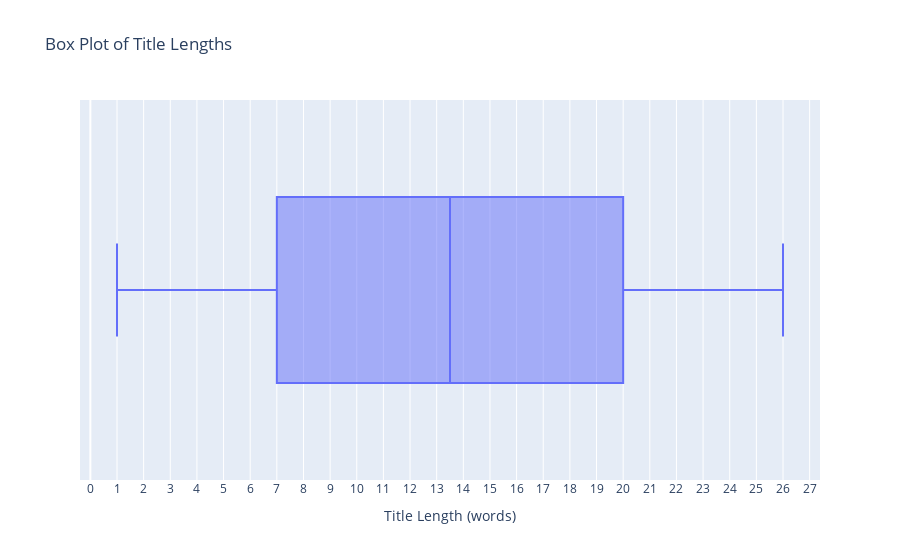

Notebook source saved alongside this figure:
### Code cell
fig = px.box(len_df_to_plot,
       x='len',
       labels={'len':'Title Length (words)'},
       title='Box Plot of Title Lengths')
fig.update_xaxes(tickmode='linear', dtick=1)
fig.show()

### Figure 1 — Plotly figure (JSON) as saved in the notebook; plotly's stock layout.template omitted (floating-point values rounded to 4 significant figures)
{"data": [{"alignmentgroup": "True", "hovertemplate": "Title Length (words)=%{x}<extra></extra>", "legendgroup": "", "marker": {"color": "#636efa"}, "name": "", "notched": false, "offsetgroup": "", "orientation": "h", "showlegend": false, "type": "box", "x": [1, 2, 3, 4, 5, 6, 7, 8, 9, 10, 11, 12, 13, 14, 15, 16, 17, 18, 19, 20, 21, 22, 23, 24, 25, 26], "x0": " ", "xaxis": "x", "y0": " ", "yaxis": "y"}], "layout": {"boxmode": "group", "legend": {"tracegroupgap": 0}, "title": {"text": "Box Plot of Title Lengths"}, "xaxis": {"anchor": "y", "domain": [0, 1], "dtick": 1, "tickmode": "linear", "title": {"text": "Title Length (words)"}}, "yaxis": {"anchor": "x", "domain": [0, 1]}}}
